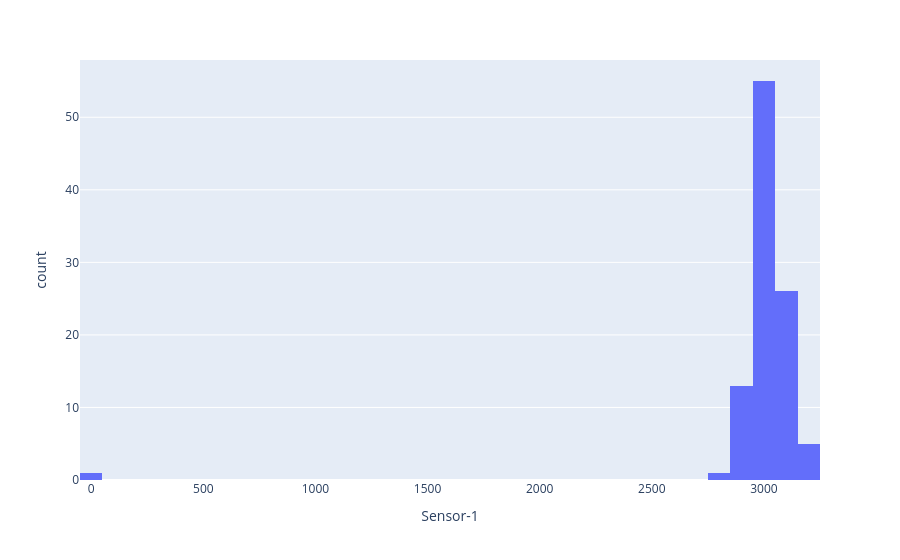

Here is the notebook cell this chart was saved with:
### Markdown cell above
# EDA

### Code cell
px.histogram(df,x="Sensor-1")

### Figure 1 — Plotly figure (JSON) as saved in the notebook; plotly's stock layout.template omitted (floating-point values rounded to 4 significant figures)
{"data": [{"bingroup": "x", "hovertemplate": "Sensor-1=%{x}<br>count=%{y}<extra></extra>", "legendgroup": "", "marker": {"color": "#636efa", "pattern": {"shape": ""}}, "name": "", "orientation": "v", "showlegend": false, "type": "histogram", "x": [2968.0, 2961.0, 3072.0, 3022.0, 3007.0, 3004.0, 2954.0, 3087.0, 3049.0, 2984.0, 2948.0, 3008.0, 3085.0, 3034.0, 3001.0, 3017.0, 3019.0, 2931.0, 3004.0, 2893.0, 3216.0, 3004.0, 2930.0, 3089.0, 2993.0, 3048.0, 2952.0, 2890.0, 2938.0, 2920.0, 3081.0, 3070.0, 2983.0, 2998.0, 2904.0, 2950.0, 2980.0, 3006.0, 3044.0, 3019.0, 3085.0, 3212.0, 2982.0, 3116.0, 3123.0, 3079.0, 2922.0, 3060.0, 3030.0, 2999.0, 3073.0, 3079.0, 3007.0, 3020.0, 3056.0, 0.0, 2994.0, 3008.0, 3083.0, 3094.0, 3071.0, 3075.0, 3002.0, 3197.0, 3002.0, 2957.0, 3014.0, 2951.0, 2948.0, 3058.0, 3066.0, 3043.0, 2979.0, 2826.0, 2994.0, 2949.0, 2966.0, 3086.0, 2973.0, 2955.0, 2986.0, 3112.0, 3094.0, 2981.0, 2977.0, 3185.0, 2998.0, 2974.0, 3221.0, 3000.0, 2965.0, 2991.0, 3007.0, 2982.0, 3092.0, 3014.0, 2983.0, 3085.0, 2956.0, 2915.0, 3087.0], "xaxis": "x", "yaxis": "y"}], "layout": {"barmode": "relative", "legend": {"tracegroupgap": 0}, "margin": {"t": 60}, "xaxis": {"anchor": "y", "domain": [0, 1], "title": {"text": "Sensor-1"}}, "yaxis": {"anchor": "x", "domain": [0, 1], "title": {"text": "count"}}}}
